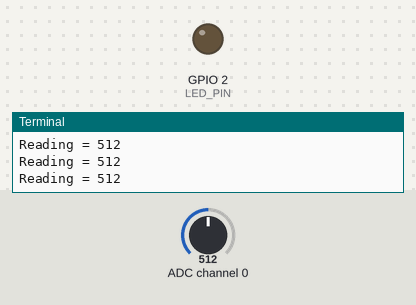
A program run on a simulated Raspberry Pi (BCM pin numbers). Shown: output pins drawn as LEDs (lit = HIGH), the last lines printed to the terminal. Inputs (shaded band) come from the test bench; at power-on: ADC channel 0 = 512 (analog values on the 0–1023 scale).

Above: at 1.2 s.
1.3 s: ADC channel 0 set to 501
At 2.7 s:
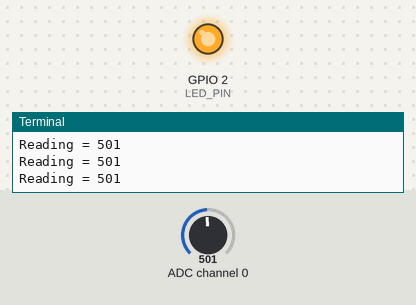
3.0 s: ADC channel 0 set to 522
At 3.9 s:
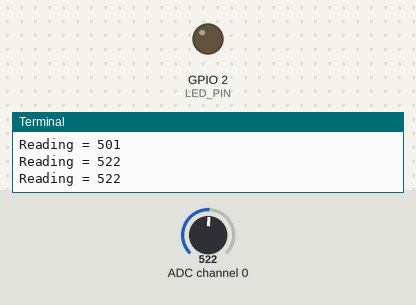
4.5 s: ADC channel 0 set to 511
At 5.0 s:
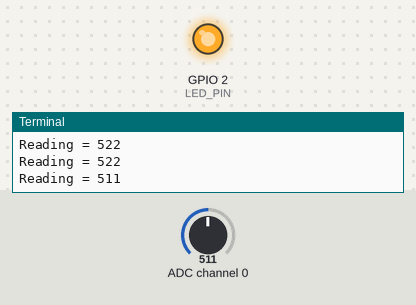
Timing chart, 0 to 7.5 s (numbered marks = the images above; inputs shaded):
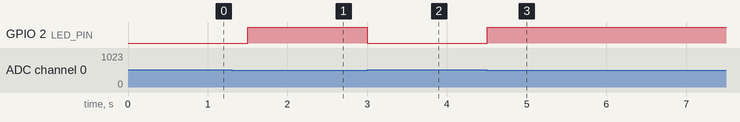

Measured:
- the behaviour switches between 512 and 511 on ADC channel 0 (found by bisection; images 0 and 1)
- after the input at 1.3 s, GPIO 2 (LED_PIN): LOW → HIGH after 0.20 s
- after the input at 3.0 s, GPIO 2 (LED_PIN): HIGH → LOW at once
- after the input at 4.5 s, GPIO 2 (LED_PIN): LOW → HIGH at once

The program:

LDR_task.py
```python
import spidev
import time
import RPi.GPIO as GPIO

# SPI 인스턴스 생성
spi = spidev.SpiDev()
LED_PIN = 2
GPIO.setmode(GPIO.BCM)
GPIO.setup(LED_PIN, GPIO.OUT)

#SPI 통신 시작
spi.open(0, 0)   # bus : 0, dev :0  (CE0, CE1)

# SPI 통신 최대 속도 설정
spi.max_speed_hz = 1000000


    # 0~7까지 채널에서 SPI 데이터 읽기


def analog_read(channel):
  # [byte_1, byte_2, byte_3]
  # byte_1 : 1
  # byte_2 : channel(0) + 8 -> 0000 1000 << 4 -> 1000 0000
  # byte_3 : 0
  ret = spi.xfer2([1, (channel + 8) << 4, 0])
  adc_out = ((ret[1] & 3) << 8) + ret[2]
  return adc_out

try:
    while True:
       reading = analog_read(0) # 0 ~ 1023

       print("Reading = %d" % reading)

       if reading >= 512: val = 0
       else : val = 1
       GPIO.output(LED_PIN, val)
       time.sleep(0.5)
finally:
    spi.close()
```
